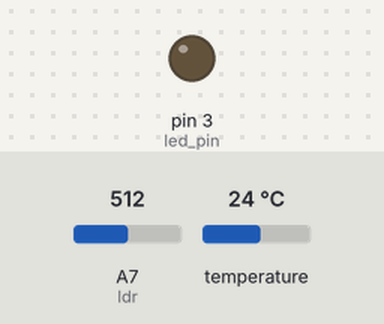
Bench run of a sketch on a simulated Arduino Nano, built with avr-gcc and run on an emulated ATmega328P. Parts: output pins drawn as LEDs (lit = HIGH). The test bench sets the inputs (shaded band); at power-on: A7 (ldr) = 512, temperature 24 °C. No radio packets arrive unless stated; what the sketch prints to the serial monitor is not drawn. At 10.9 s the program stops and its outputs stay as they are.

Above: at 0.4 s.
At 10.87 s:
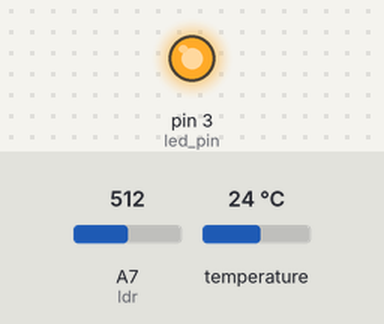
Timing chart, 0 to 12.4 s (numbered marks = the images above):
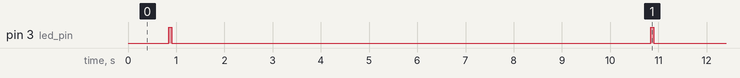

Measured:
- by itself, pin 3 (led_pin): alternates HIGH for 0.06 s and LOW for 9.9 s

The sketch:

Transmitter.ino
```cpp
//
// Using Arduino Nano
//
#include "Timer.h"              // Timer library - https://github.com/JChristensen/Timer
#include <OneWire.h>            // I2C Bus onewire (Standard lib)
#include <DallasTemperature.h>  // Temperature sensor (Standard lib)
#include <RH_ASK.h>

RH_ASK driver(1000, A1, 12, A2); // pin 12

const int ldr = A7;
const int led_pin = 3;


// ############################################################################
// # Temperature Sensor DS18B20
#define DATA_PIN 2  // Pin
// How many bits to use for temperature values: 9, 10, 11 or 12
#define SENSOR_RESOLUTION 12
// Index of sensors connected to data pin, default: 0
#define SENSOR_INDEX 0
OneWire oneWire(DATA_PIN);
DallasTemperature sensors(&oneWire);
DeviceAddress sensorDeviceAddress;

// ############################################################################
// # Define space for dec2strf function
char str[16] = "...";

// ############################################################################
// # Init timer library
Timer t;

void setup()
{

  Serial.println("Setup");

  Serial.begin(9600);

  if (!driver.init())
    Serial.println("init failed");

  pinMode(led_pin, OUTPUT);

  // Temperature Sensor
  sensors.begin();
  sensors.getAddress(sensorDeviceAddress, 0);
  sensors.setResolution(sensorDeviceAddress, SENSOR_RESOLUTION);

  // settle
  delay(50);

  // Timers
  int tempEvent = t.every(10000, checkTemp, (void*)2);


}

void loop()
{
  // Update timers
  t.update();
}


void checkTemp(void* context)
{
  String message = "";
 int xx = analogRead(ldr);
 String LDR = String(xx);


  sensors.requestTemperatures();
  float temperatureInCelsius = sensors.getTempCByIndex(SENSOR_INDEX);
  message = "T," + String(temperatureInCelsius,4) + "," + LDR;
  Transmit(message);
  message = "";
}

String Transmit(String data)
{

  Serial.println(data);

  char copy[50];
  data.toCharArray(copy, 50);
  char *msg = copy;

  digitalWrite(led_pin, HIGH); // Flash a light to show transmitting
  driver.send((uint8_t *)msg, strlen(msg));
  driver.waitPacketSent();
  digitalWrite(led_pin, LOW);
  memset(copy, 0, sizeof(copy));
}
```
